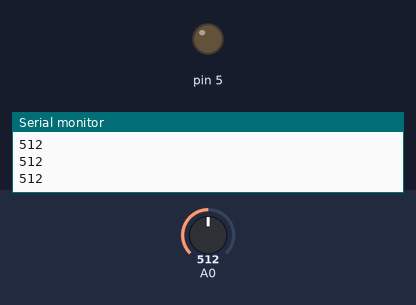
Bench run of a sketch on a simulated Arduino Uno, built with avr-gcc and run on an emulated ATmega328P. Parts: output pins drawn as LEDs (lit = HIGH), the last lines printed to the serial monitor. The inputs (shaded band) are chosen by the test bench; at power-on: A0 = 512.

Above: at 1.4 s.
1.5 s: A0 set to 7
3.0 s: A0 set to 4
At 4.0 s:
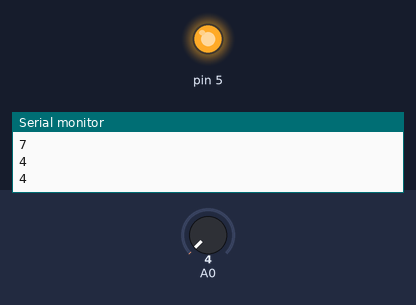
4.5 s: A0 set to 122
At 5.5 s:
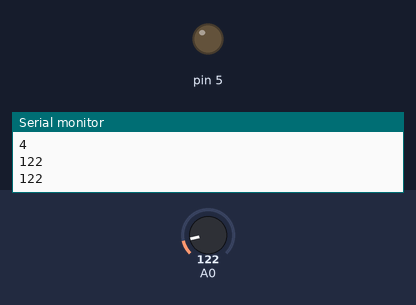
6.3 s: A0 set to 0
At 6.9 s:
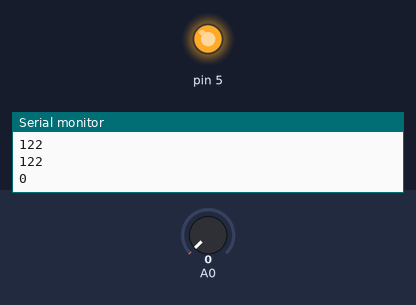
Timing chart, 0 to 9.1 s (numbered marks = the images above; inputs shaded):
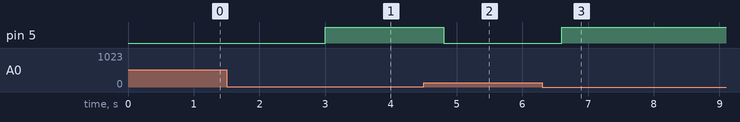

Measured:
- the behaviour switches between 6 and 5 on A0 (found by bisection; images 0 and 1)
- after the input at 3.0 s, pin 5: LOW → HIGH at once
- after the input at 4.5 s, pin 5: HIGH → LOW after 0.30 s
- after the input at 6.3 s, pin 5: LOW → HIGH after 0.30 s

The sketch:

automatic_light.ino
```cpp
void setup() {
 Serial.begin(9600);
 pinMode(5, OUTPUT);
}

void loop() {
 int light = analogRead(A0);
 if (light <= 5){
  digitalWrite(5, HIGH);
 }
 else {
  digitalWrite(5, LOW);
 }
 Serial.println(light);
 delay(600);

}
```
